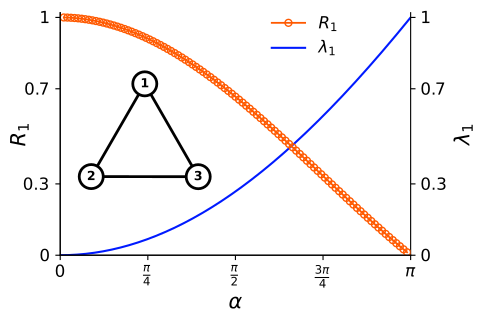

Write Python code to recreate this figure.
import numpy as np
import networkx as nx
import matplotlib.pyplot as plt

def sheaf_laplacian(G, alpha):
    G = nx.convert_node_labels_to_integers(G)
    n = G.number_of_nodes()
    edges = list(G.edges())
    m = len(edges)

    B = np.zeros((m, n), dtype=complex)
    for e, (i, j) in enumerate(edges):
        B[e, i] = 1
        B[e, j] = -np.exp(1j * alpha)

    L = B.conj().T @ B
    return L

def order_parameter(v):
    phases = np.angle(v)
    return np.abs(np.mean(np.exp(1j * phases)))

# Graph definition
n_nodes = 3
G = nx.cycle_graph(n_nodes)
n_nodes = G.number_of_nodes()

alphas = np.linspace(0, np.pi, 99)[1:-1]
mode_indices = [0]

R_values = {k: [] for k in mode_indices}
eigenvalues = {k: [] for k in mode_indices}

for alpha in alphas:
    L = sheaf_laplacian(G, alpha)
    vals, vecs = np.linalg.eigh(L)
    idxs = np.argsort(vals)
    vals = vals[idxs]
    vecs = vecs[:, idxs]
    for k in mode_indices:
        v = vecs[:, k]
        R_values[k].append(order_parameter(v))
        eigenvalues[k].append(vals[k].real)

# Dense alpha grid for eigenvalues only
alphas_dense = np.linspace(0, np.pi, 10000)[1:-1]
eigenvalues_dense = []

for alpha in alphas_dense:
    L = sheaf_laplacian(G, alpha)
    vals, _ = np.linalg.eigh(L)
    vals_sorted = np.sort(vals.real)
    eigenvalues_dense.append(vals_sorted[mode_indices[0]])

plt.rc('font', family='Helvetica', size=12)
plt.rc('mathtext', fontset='dejavusans')

# === Single figure ===
fig, ax = plt.subplots(figsize=(5, 3.4))
axb = ax.twinx()

# Dense eigenvalues (background)
eigen_line, = axb.plot(alphas_dense, eigenvalues_dense, linestyle='-', alpha=1,
                       color="#001aff", label=r'$\lambda_1$')

color = "#ff5900"
order_line, = ax.plot(
    alphas, R_values[mode_indices[0]],
    linestyle='-', linewidth=1.3, alpha=1,
    color=color, marker='o', markersize=5,
    markerfacecolor='none', markeredgecolor=color,
    label=r'$R_1$'
)

ax.set_zorder(axb.get_zorder() + 1)
ax.patch.set_visible(False)

# Remove top and right spines
for spine_ax in (ax, axb):
    spine_ax.spines['top'].set_visible(False)
    spine_ax.spines['right'].set_visible(False)

# Keep right spine of axb for the secondary y-axis tick marks
axb.spines['right'].set_visible(True)
axb.spines['top'].set_visible(False)

ax.set_xlabel("$\\alpha$", fontsize=15)
ax.set_ylabel("$R_1$", fontsize=15, labelpad=-5)
ax.set_xlim(0, np.pi)
ax.set_xticks([0, np.pi/4, np.pi/2, 3*np.pi/4, np.pi])
ax.set_xticklabels([r"$0$", r"$\frac{\pi}{4}$", r"$\frac{\pi}{2}$",
                    r"$\frac{3\pi}{4}$", r"$\pi$"])
ax.set_ylim(0, 1.02)
ax.set_ylim(0, 1.02)
ax.set_yticks([0, 0.3, 0.7, 1.0])
ax.set_yticklabels([r"$0$", r"$0.3$", r"$0.7$", r"$1$"])

axb.set_ylabel("$\\lambda_1$", fontsize=15)
axb.set_ylim(0, 1.02)
axb.set_yticks([0, 0.3, 0.7, 1.0])
axb.set_yticklabels([r"$0$", r"$0.3$", r"$0.7$", r"$1$"])

# Legend
lines = [order_line, eigen_line]
labels_leg = [l.get_label() for l in lines]
ax.legend(lines, labels_leg, loc='center', bbox_to_anchor=(0.7, 0.9), frameon=False)

# === Inset: graph structure ===
ax_inset = fig.add_axes([0.08, 0.37, 0.45, 0.45])  # [left, bottom, width, height] in figure coords

pos = nx.circular_layout(G)
theta = 1.57
rotation_matrix = np.array([[np.cos(theta), -np.sin(theta)],
                             [np.sin(theta),  np.cos(theta)]])
rotated_pos = {node: rotation_matrix @ pos[node] for node in G.nodes()}

node_labels = {i: str(i + 1) for i in G.nodes()}

nx.draw_networkx_edges(G, pos=rotated_pos, ax=ax_inset, width=2, edge_color='black')
nx.draw_networkx_nodes(G, pos=rotated_pos, ax=ax_inset, node_color="#FFFFFF",
                       node_size=300, linewidths=2, edgecolors='black')
nx.draw_networkx_labels(G, pos=rotated_pos, labels=node_labels, ax=ax_inset,
                        font_size=9, font_color='black', font_weight='bold')
ax_inset.axis('off')
ax_inset.set_aspect('equal')
ax_inset.margins(0.25)  # prevent node cutoff at borders
for artist in ax_inset.get_children():
    artist.set_clip_on(False)

plt.tight_layout()
plt.savefig("fig2.pdf", dpi=300, bbox_inches='tight')
